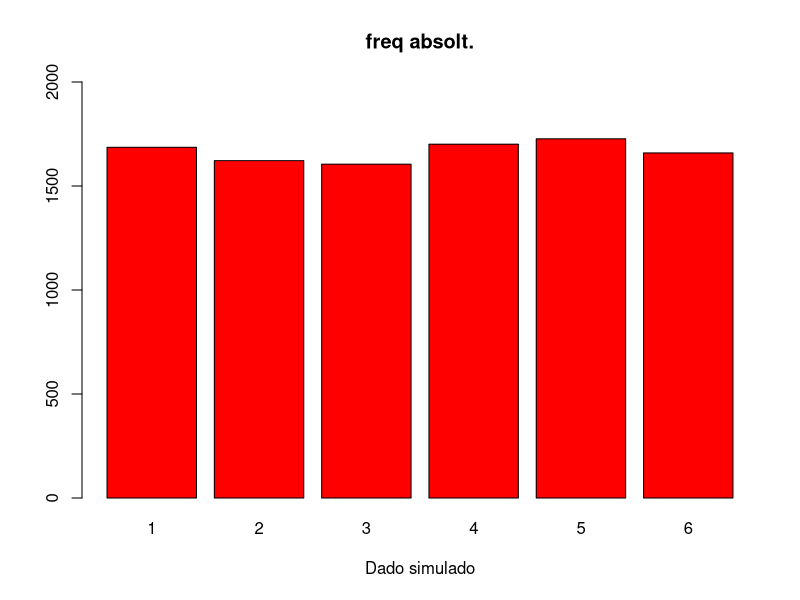
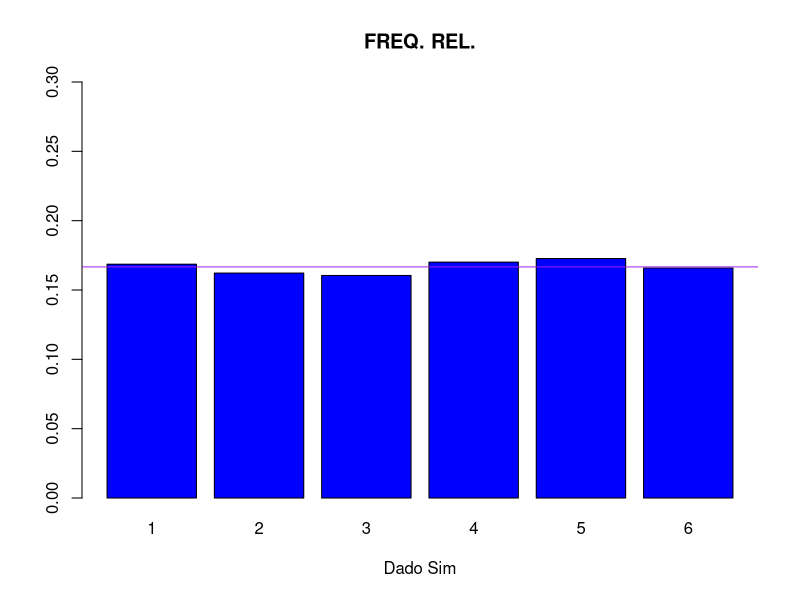
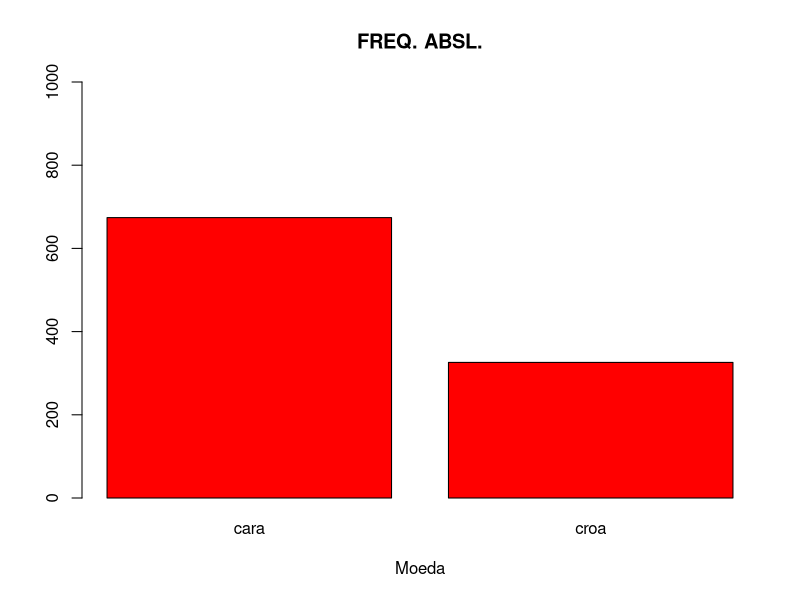

Write the R code that produced these figures, in order.
# require lattice package
set.seed(1)
amostra <- sample(x = 1:6, size = 10000, replace = TRUE, prob = NULL)
table(amostra)
tabela <- table(amostra)

barplot(tabela, main = "freq absolt.", xlab = "Dado simulado", col = "red", ylim = c(0, 2000))

freq.rel <- tabela / length(amostra)
barplot(freq.rel, main = "FREQ. REL.", xlab = "Dado Sim", col = "blue", ylim = c(0, 0.3))

abline(h = 1 / 6, col = "PURPLE")

amostra2 <- sample(x = c("cara", "croa"), size = 1000, replace = TRUE, prob = c(2 / 3, 1 / 3))
tabela2 <- table(amostra2)
barplot(tabela2, main = "FREQ. ABSL.", xlab = "Moeda", col = "red", ylim = c(0, 1000))
